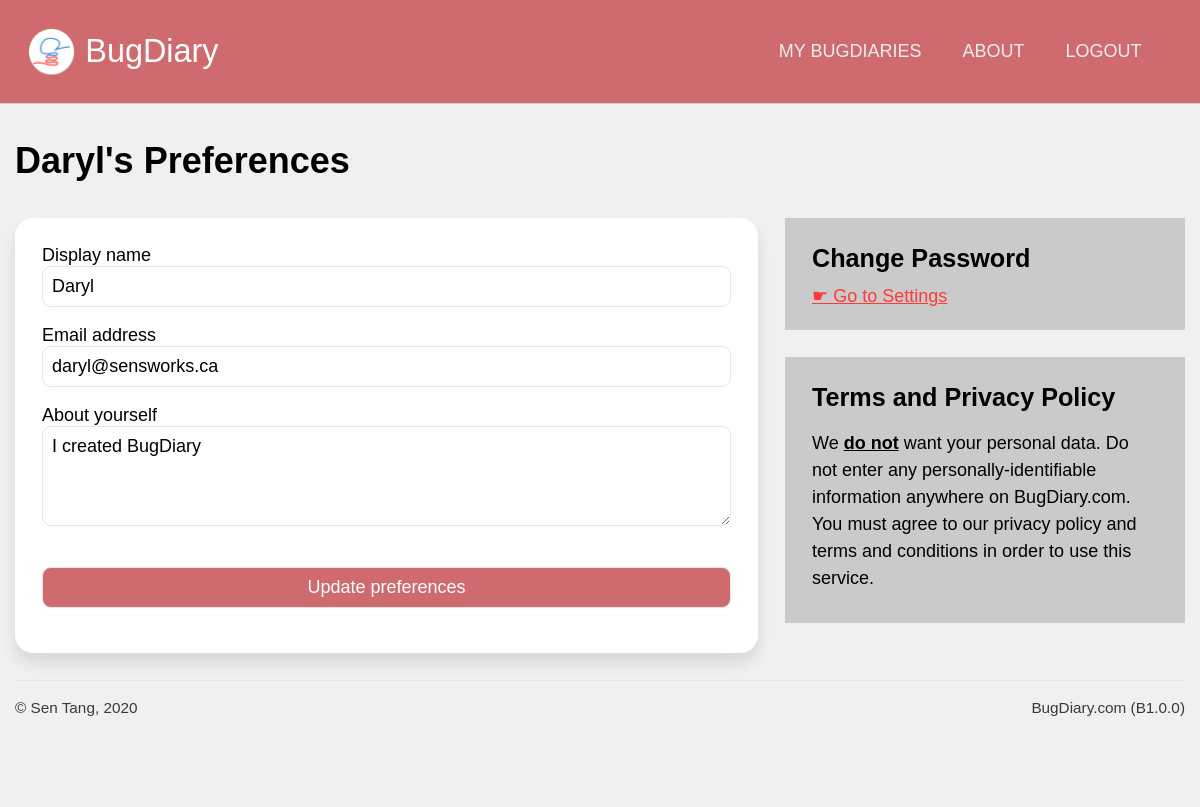
The page /users/preferences (signed in) on the database its author committed.
### application/models.py (models this page shows, shortened)
class Users(db.Model, UserMixin):
    id = db.Column(db.Integer, primary_key = True, nullable = False)
    display_name = db.Column(db.String(200), nullable = False)
    email = db.Column(db.String(200), index = True, unique = True, nullable = False)
    password = db.Column(db.String(200), nullable = False)
    bio = db.Column(db.Text, nullable = False)
    last_login = db.Column(db.DateTime, nullable = False)
    account_type = db.Column(db.Integer, db.ForeignKey('account_types.id'), default = 1)
    owned_projects = db.relationship('Projects', backref="project_owner")
    comments = db.relationship('Bug_comments', backref="comment_author")
    blog_posts = db.relationship('Blog_posts', backref="post_author")
    collab_projects = db.relationship('Projects', secondary = users_to_projects, backref = db.backref("collaborators", lazy = 'dynamic'), lazy='dynamic')

### application/users/views.py (the view)
@users.route('/preferences', methods=['get', 'post'])
@login_required
def preferences():
    form = change_preferences_form(obj = current_user)
    if form.validate_on_submit():
        current_user.display_name = form.display_name.data
        current_user.bio = form.bio.data
        if current_user.email != form.email.data:
            check_email = Users.query.filter_by(email = form.email.data).first()
            if check_email is not None:
                flash("Oops, this email address is already taken.")
                return redirect(url_for('users.preferences'))
            else:
                current_user.email = form.email.data
        db.session.commit()
        flash('Your account information has been changed!')
        return redirect(url_for('users.preferences'))
    else:
        for field, error in form.errors.items():
            flash(f'{error[0]}')
    return render_template('preferences.html', form = form)

### application/users/forms.py
class change_preferences_form(FlaskForm):
    display_name = StringField("Display name", validators=[DataRequired("Your display name cannot be blank. (You don't have to use your real name!)")])
    email = StringField("Email address", validators=[DataRequired("Your email address cannot be blank. Your email will be used for logging in, and for resetting your password if you ever forget it."), Email("Please enter a valid email address.")])
    bio = TextAreaField("About yourself")
    change = SubmitField("Update preferences")

### application/models.py (called while the page is built)
@login_manager.user_loader
def load_user(user_id):
    return Users.query.get(user_id)

### application/users/templates/users/preferences.html (shortened to what this page needs)
{% extends 'confined.html' %}
{% import 'macros.html' as macros %}
{% block main %}
<h1>{{ current_user.display_name}}'s Preferences</h1>
<div class="main-aside">
    <main>
        <div class="bg-white rounded shadowed block">
            <form method="post" autocomplete="off">
                {{ form.display_name.label }}{{ form.display_name }}
                {{ form.email.label }}{{ form.email }}
                {{ form.bio.label }}{{ form.bio }}
                {{ form.change(class_="button-primary") }}
            </form>
        </div>
    </main>
    <aside>
        <div class="bg-gray sidebar-block">
            <h3>Change Password</h3>
            <a href="{{ url_for('users.settings') }}" class="navigation">Go to Settings</a>
        </div>
        <div class="bg-gray sidebar-block">
            <h3>Terms and Privacy Policy</h3>
            <p>We <b><u>do not</u></b> want your personal data. Do not enter any personally-identifiable information anywhere on BugDiary.com. You must agree to our privacy policy and terms and conditions in order to use this service.</p>
        </div>
    </aside>
</div>
{% endblock %}

### application/static/css/unilay5.css (style rules this page uses)
body { font-size: 18px; font-family: sans-serif; color: #000; margin: 0; padding: 0; background-color: #f0f0f0; }
p { line-height: 150%; }
a:link, a:visited { color: #ff3939; }
a.navigation { display: block; margin: 0.5em 0; }
a.navigation:before { content: "☛ "; }
h2, h3, h4, h5 { margin: 0.5em 0; }
h1 { color: inherit; font-size: 2em; margin: 1em 0; }
h3 { color: inherit; font-size: 1.4em; }
.block { padding: 1.5em; margin-bottom: 1.5em; }
.sidebar-block { padding: 0.75em 1.5em; margin-bottom: 1.5em; }
.aside-main, .main-aside { display: grid; grid-gap: 1.5em; }
.aside-main main, .main-aside main { grid-area: main; }
.aside-main aside, .main-aside aside { grid-area: aside; }
.main-aside { grid-template-areas: "main aside"; grid-template-columns: auto 400px; }
.rounded { border-radius: 1em 1em 1em 1em; -moz-border-radius: 1em 1em 1em 1em; -webkit-border-radius: 1em 1em 1em 1em; }
.shadowed { -webkit-box-shadow: 0px 10px 15px 0px rgba(0, 0, 0, 0.1); -moz-box-shadow: 0px 10px 15px 0px rgba(0, 0, 0, 0.1); box-shadow: 0px 10px 15px 0px rgba(0, 0, 0, 0.1); }
.bg-white { background-color: #fff; }
.bg-gray { background-color: #cacaca; }
form { font-size: 1em; }
input[type=text], input[type=number], input[type=submit], input[type=password], select, textarea, .button-styled { font-size: 1em; padding: 0.5em; -webkit-appearance: none; -moz-appearance: none; appearance: none; width: 100%; border: 1px solid; font-family: inherit; margin-bottom: 1em; border-color: #e6e6e6; -webkit-box-sizing: border-box; -moz-box-sizing: border-box; box-sizing: border-box; border-radius: 0.5em 0.5em 0.5em 0.5em; -moz-border-radius: 0.5em 0.5em 0.5em 0.5em; -webkit-border-radius: 0.5em 0.5em 0.5em 0.5em; }
input[type=submit] { margin-top: 1em; }
.button-primary { background-color: #cf6b6e; color: #fff; }
textarea { max-width: 100%; min-width: 100%; min-height: 100px; margin-bottom: 1em; resize: vertical; }

### rows shown on the page
Users: display_name "Daryl", email "daryl@sensworks.ca", bio "I created BugDiary"

### other values the page prints
{{ version }} "B1.0.0"
